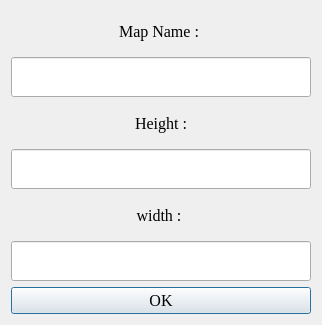
<?xml version="1.0" encoding="UTF-8"?>
<ui version="4.0">
 <class>NewMapUI</class>
 <widget class="QDialog" name="NewMapUI">
  <property name="geometry">
   <rect>
    <x>0</x>
    <y>0</y>
    <width>318</width>
    <height>320</height>
   </rect>
  </property>
  <property name="font">
   <font>
    <family>Times New Roman</family>
    <pointsize>12</pointsize>
   </font>
  </property>
  <property name="windowTitle">
   <string>Dialog</string>
  </property>
  <layout class="QVBoxLayout" name="verticalLayout">
   <item>
    <widget class="QLabel" name="lblname">
     <property name="minimumSize">
      <size>
       <width>300</width>
       <height>40</height>
      </size>
     </property>
     <property name="maximumSize">
      <size>
       <width>16777215</width>
       <height>40</height>
      </size>
     </property>
     <property name="text">
      <string>Map Name : </string>
     </property>
     <property name="alignment">
      <set>Qt::AlignCenter</set>
     </property>
    </widget>
   </item>
   <item>
    <widget class="QLineEdit" name="TxtName">
     <property name="minimumSize">
      <size>
       <width>300</width>
       <height>40</height>
      </size>
     </property>
     <property name="maximumSize">
      <size>
       <width>16777215</width>
       <height>40</height>
      </size>
     </property>
    </widget>
   </item>
   <item>
    <widget class="QLabel" name="lblname_2">
     <property name="minimumSize">
      <size>
       <width>300</width>
       <height>40</height>
      </size>
     </property>
     <property name="maximumSize">
      <size>
       <width>16777215</width>
       <height>40</height>
      </size>
     </property>
     <property name="text">
      <string>Height :</string>
     </property>
     <property name="alignment">
      <set>Qt::AlignCenter</set>
     </property>
    </widget>
   </item>
   <item>
    <widget class="QLineEdit" name="TxtHeight">
     <property name="minimumSize">
      <size>
       <width>300</width>
       <height>40</height>
      </size>
     </property>
     <property name="maximumSize">
      <size>
       <width>16777215</width>
       <height>40</height>
      </size>
     </property>
     <property name="inputMask">
      <string>00</string>
     </property>
    </widget>
   </item>
   <item>
    <widget class="QLabel" name="lblname_3">
     <property name="minimumSize">
      <size>
       <width>300</width>
       <height>40</height>
      </size>
     </property>
     <property name="maximumSize">
      <size>
       <width>16777215</width>
       <height>40</height>
      </size>
     </property>
     <property name="text">
      <string>width : </string>
     </property>
     <property name="alignment">
      <set>Qt::AlignCenter</set>
     </property>
    </widget>
   </item>
   <item>
    <widget class="QLineEdit" name="TxtWidth">
     <property name="minimumSize">
      <size>
       <width>300</width>
       <height>40</height>
      </size>
     </property>
     <property name="maximumSize">
      <size>
       <width>16777215</width>
       <height>40</height>
      </size>
     </property>
     <property name="inputMask">
      <string>00</string>
     </property>
    </widget>
   </item>
   <item>
    <widget class="QPushButton" name="BtnOk">
     <property name="text">
      <string>OK</string>
     </property>
    </widget>
   </item>
  </layout>
 </widget>
 <resources/>
 <connections/>
</ui>
